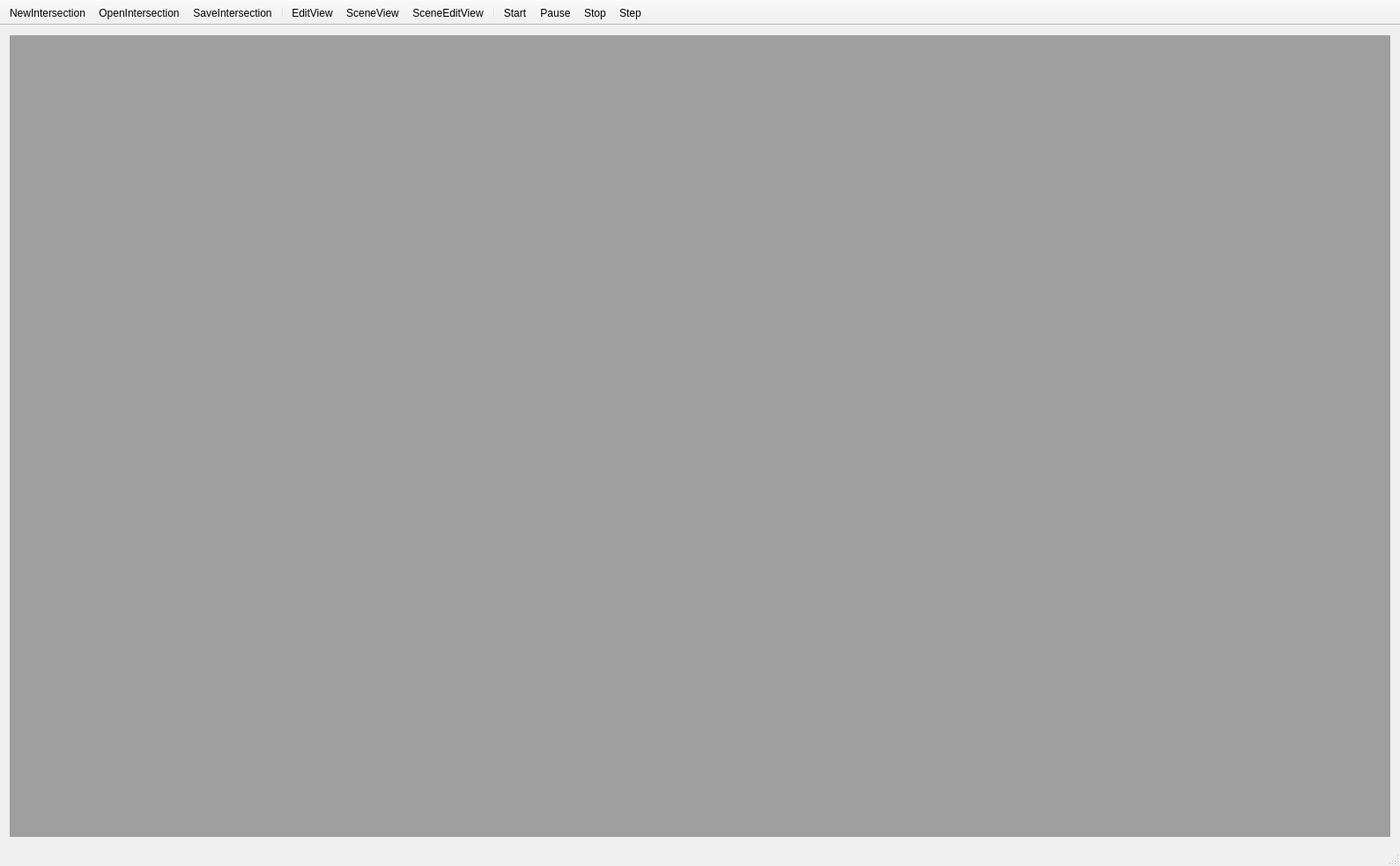
<?xml version="1.0" encoding="UTF-8"?>
<ui version="4.0">
 <class>MainWindow</class>
 <widget class="QMainWindow" name="MainWindow">
  <property name="geometry">
   <rect>
    <x>0</x>
    <y>0</y>
    <width>1589</width>
    <height>983</height>
   </rect>
  </property>
  <property name="windowTitle">
   <string>MainWindow</string>
  </property>
  <widget class="QWidget" name="centralWidget">
   <layout class="QVBoxLayout" name="verticalLayout">
    <item>
     <widget class="QMdiArea" name="mdiArea"/>
    </item>
   </layout>
  </widget>
  <widget class="QStatusBar" name="statusBar"/>
  <widget class="QToolBar" name="toolBar">
   <property name="windowTitle">
    <string>toolBar</string>
   </property>
   <property name="movable">
    <bool>false</bool>
   </property>
   <property name="allowedAreas">
    <set>Qt::TopToolBarArea</set>
   </property>
   <property name="iconSize">
    <size>
     <width>40</width>
     <height>40</height>
    </size>
   </property>
   <property name="floatable">
    <bool>false</bool>
   </property>
   <attribute name="toolBarArea">
    <enum>TopToolBarArea</enum>
   </attribute>
   <attribute name="toolBarBreak">
    <bool>false</bool>
   </attribute>
   <addaction name="actionNewIntersection"/>
   <addaction name="actionOpenIntersection"/>
   <addaction name="actionSaveIntersection"/>
   <addaction name="separator"/>
   <addaction name="actionEditView"/>
   <addaction name="actionSceneView"/>
   <addaction name="actionSceneEditView"/>
   <addaction name="separator"/>
   <addaction name="actionStart"/>
   <addaction name="actionPause"/>
   <addaction name="actionStop"/>
   <addaction name="actionStep"/>
  </widget>
  <action name="actionNewIntersection">
   <property name="icon">
    <iconset resource="icons.qrc">
     <normaloff>:/toolbutton/icons/newDoc.svg</normaloff>:/toolbutton/icons/newDoc.svg</iconset>
   </property>
   <property name="text">
    <string>NewIntersection</string>
   </property>
  </action>
  <action name="actionOpenIntersection">
   <property name="icon">
    <iconset resource="icons.qrc">
     <normaloff>:/toolbutton/icons/openDoc.svg</normaloff>:/toolbutton/icons/openDoc.svg</iconset>
   </property>
   <property name="text">
    <string>OpenIntersection</string>
   </property>
  </action>
  <action name="actionSaveIntersection">
   <property name="icon">
    <iconset resource="icons.qrc">
     <normaloff>:/toolbutton/icons/saveDoc.svg</normaloff>:/toolbutton/icons/saveDoc.svg</iconset>
   </property>
   <property name="text">
    <string>SaveIntersection</string>
   </property>
  </action>
  <action name="actionEditView">
   <property name="checkable">
    <bool>true</bool>
   </property>
   <property name="icon">
    <iconset resource="icons.qrc">
     <normaloff>:/toolbutton/icons/Edit.svg</normaloff>:/toolbutton/icons/Edit.svg</iconset>
   </property>
   <property name="text">
    <string>EditView</string>
   </property>
  </action>
  <action name="actionPause">
   <property name="icon">
    <iconset resource="icons.qrc">
     <normaloff>:/toolbutton/icons/Pause.svg</normaloff>:/toolbutton/icons/Pause.svg</iconset>
   </property>
   <property name="text">
    <string>Pause</string>
   </property>
  </action>
  <action name="actionStart">
   <property name="icon">
    <iconset resource="icons.qrc">
     <normaloff>:/toolbutton/icons/Start.svg</normaloff>:/toolbutton/icons/Start.svg</iconset>
   </property>
   <property name="text">
    <string>Start</string>
   </property>
  </action>
  <action name="actionStop">
   <property name="icon">
    <iconset resource="icons.qrc">
     <normaloff>:/toolbutton/icons/Stop.svg</normaloff>:/toolbutton/icons/Stop.svg</iconset>
   </property>
   <property name="text">
    <string>Stop</string>
   </property>
  </action>
  <action name="actionSceneView">
   <property name="checkable">
    <bool>true</bool>
   </property>
   <property name="icon">
    <iconset resource="icons.qrc">
     <normaloff>:/toolbutton/icons/Scene.svg</normaloff>:/toolbutton/icons/Scene.svg</iconset>
   </property>
   <property name="text">
    <string>SceneView</string>
   </property>
  </action>
  <action name="actionSceneEditView">
   <property name="checkable">
    <bool>true</bool>
   </property>
   <property name="icon">
    <iconset resource="icons.qrc">
     <normaloff>:/toolbutton/icons/SceneEdit.svg</normaloff>:/toolbutton/icons/SceneEdit.svg</iconset>
   </property>
   <property name="text">
    <string>SceneEditView</string>
   </property>
  </action>
  <action name="actionStep">
   <property name="icon">
    <iconset resource="icons.qrc">
     <normaloff>:/toolbutton/icons/Step.svg</normaloff>:/toolbutton/icons/Step.svg</iconset>
   </property>
   <property name="text">
    <string>Step</string>
   </property>
  </action>
 </widget>
 <layoutdefault spacing="6" margin="11"/>
 <resources>
  <include location="icons.qrc"/>
 </resources>
 <connections/>
</ui>
